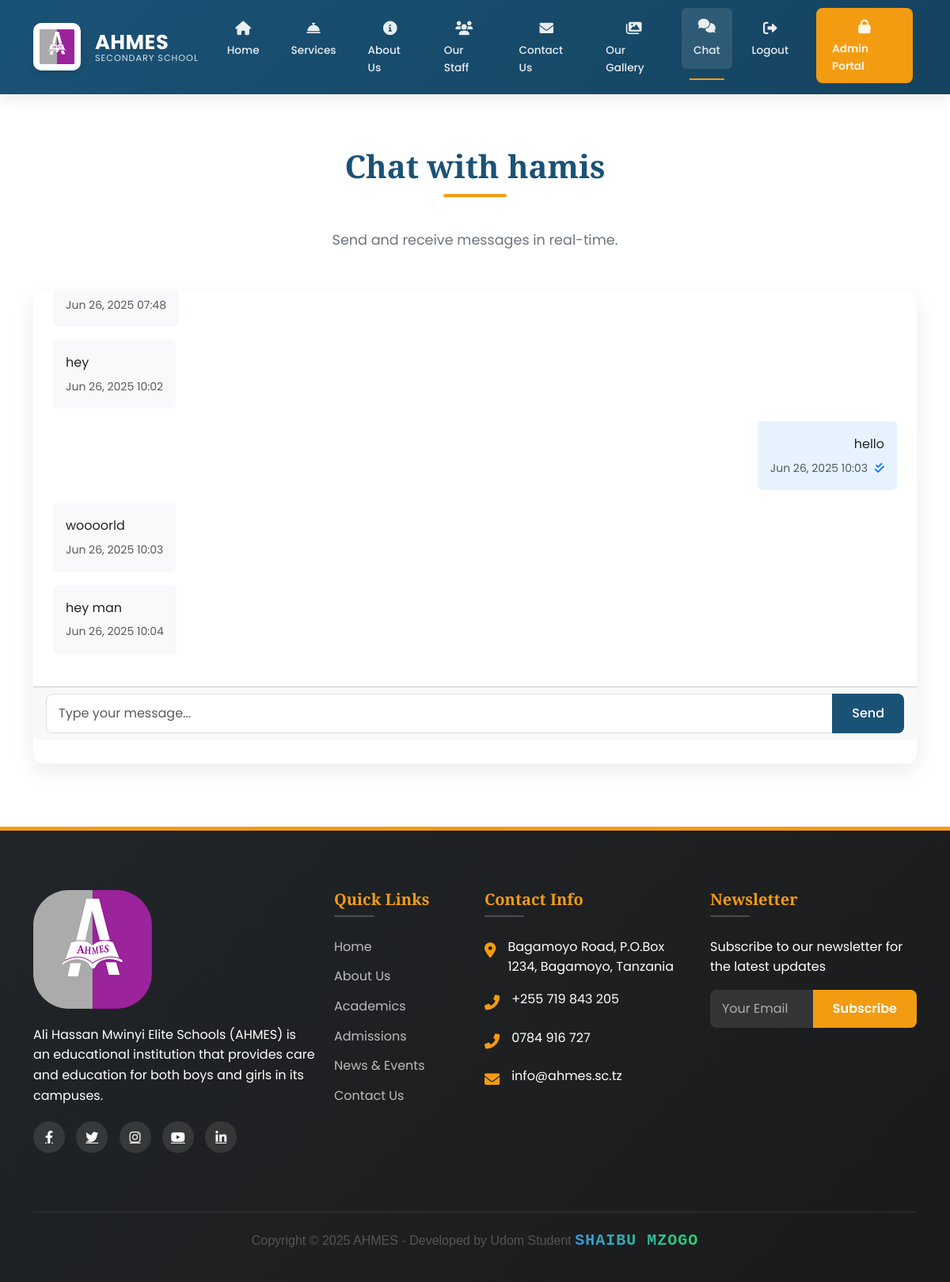
The app's page /chat/4/ (signed in) with its own data.
### main/models.py (models this page shows, shortened)
class User(AbstractUser):
    is_admin = models.BooleanField(default=False)
    is_staff_member = models.BooleanField(default=False)
    groups = models.ManyToManyField(
        Group,
        verbose_name=_('groups'),
        blank=True,
        help_text=_(
            'The groups this user belongs to. A user will get all permissions '
            'granted to each of their groups.'
        ),
        related_name="custom_user_set",
        related_query_name="user",
    )
    user_permissions = models.ManyToManyField(
        Permission,
        verbose_name=_('user permissions'),
        blank=True,
        help_text=_('Specific permissions for this user.'),
        related_name="custom_user_set",
        related_query_name="user",
    )
    class Meta:
        swappable = 'AUTH_USER_MODEL'
        db_table = 'auth_user'  # Optional: keeps the same table name as default User

class Message(models.Model):
    conversation = models.ForeignKey(Conversation, on_delete=models.CASCADE, related_name='messages')
    sender = models.ForeignKey(User, on_delete=models.CASCADE)
    content = models.TextField()
    timestamp = models.DateTimeField(auto_now_add=True)
    is_read = models.BooleanField(default=False)
    class Meta:
        ordering = ['timestamp']

### main/views.py (the view, shortened to what this page needs)
# urls.py: path('chat/<int:conversation_id>/', chat, name='chat'),
@login_required
def chat(request, conversation_id):
    conversation = get_object_or_404(
        Conversation.objects.prefetch_related('participants', 'messages__sender'),
        id=conversation_id,
        participants=request.user
    )
    unread_messages = conversation.messages.filter(
        is_read=False
    ).exclude(
        sender=request.user
    )
    if unread_messages.exists():
        unread_messages.update(is_read=True, read_at=timezone.now())
    return render(request, 'chat/chat.html', {
        'conversation': conversation,
        'form': MessageForm(),
        'other_user': conversation.participants.exclude(id=request.user.id).first(),
    })

### main/forms.py
class MessageForm(forms.ModelForm):
    class Meta:
        model = Message
        fields = ['content']
        widgets = {
            'content': forms.Textarea(attrs={
                'rows': 3,
                'placeholder': 'Type your message...'
            })
        }

### main/context_processors.py (called while the page is built)
def admin_counts(request):
    if request.user.is_authenticated and request.user.is_admin:
        return {
            'pending_comments': Comment.objects.filter(is_approved=False).count(),
            'gallery_count': Gallery.objects.count(),
        }
    return {}

### main/templates/chat/chat.html (shortened to what this page needs)
{% extends 'main/base.html' %}
{% block content %}
<section class="section">
  <div class="container">
    <h2 class="section-title">Chat with {{ other_user.username }}</h2>
    <p class="section-subtitle">Send and receive messages in real-time.</p>
    <div class="row">
      <div class="col-12">
        <div class="card" data-aos="fade-up">
          <div class="card-body" id="messageContainer" style="max-height: 500px; overflow-y: auto;">
            {% for message in conversation.messages.all %}
              <div class="mb-3 {% if message.sender == request.user %}text-end{% else %}text-start{% endif %}" id="message-{{ message.id }}" data-sender-id="{{ message.sender.id }}">
                <div class="d-inline-block p-3 rounded" style="background: {% if message.sender == request.user %}#e6f3ff{% else %}#f8f9fa{% endif %}; max-width: 70%;">
                  <p class="mb-1">{{ message.content }}</p>
                  <small class="text-muted">
                    {{ message.timestamp|date:"M d, Y H:i" }}
                    {% if message.sender == request.user %}
                      <span class="read-status" data-message-id="{{ message.id }}">
                        {% if message.is_read %}
                          <i class="fas fa-check-double text-primary" title="Read"></i>
                        {% else %}
                          <i class="fas fa-check text-muted" title="Sent"></i>
                        {% endif %}
                      </span>
                    {% endif %}
                  </small>
                </div>
              </div>
            {% endfor %}
          </div>
          <div class="card-footer">
            <form method="post" action="{% url 'chat' conversation.id %}" id="messageForm">
              <div class="input-group">
                <input type="text" name="content" class="form-control" placeholder="Type your message..." required id="messageInput">
                <button type="submit" class="btn btn-primary">Send</button>
              </div>
            </form>
          </div>
        </div>
      </div>
    </div>
  </div>
</section>
{% endblock %}
{% block extra_js %}
<link rel="stylesheet" href="https://cdnjs.cloudflare.com/ajax/libs/font-awesome/6.0.0/css/all.min.css">
{% endblock %}

### main/templates/main/base.html (style rules this page uses)
:root { --primary-color: #1a5276; --primary-dark: #154360; --secondary-color: #f39c12; --secondary-dark: #e67e22; --light-color: #f8f9fa; --dark-color: #212529; --text-color: #333; --text-light: #6c757d; --white: #ffffff; --transition: all 0.3s ease; }
body { font-family: "Poppins", sans-serif; color: var(--text-color); position: relative; padding-top: 80px; line-height: 1.6; }
h1, h2, h3, h4, h5, h6 { font-family: "Playfair Display", serif; font-weight: 600; }
.section { padding: 80px 0; position: relative; }
.section-title { color: var(--primary-color); position: relative; padding-bottom: 15px; margin-bottom: 40px; text-align: center; font-size: 2.5rem; }
.section-title::after { content: ""; position: absolute; bottom: 0; left: 50%; transform: translateX(-50%); width: 80px; height: 4px; background-color: var(--secondary-color); border-radius: 2px; }
.section-subtitle { color: var(--text-light); text-align: center; max-width: 700px; margin: 0 auto 50px; font-size: 1.1rem; }
.card { border: none; border-radius: 12px; box-shadow: 0 10px 30px rgba(0, 0, 0, 0.08); transition: var(--transition); margin-bottom: 30px; height: 100%; overflow: hidden; }
.card-body { padding: 25px; }
.btn { padding: 10px 25px; border-radius: 8px; font-weight: 500; transition: var(--transition); border: none; }
.btn-primary { background-color: var(--primary-color); border-color: var(--primary-color); }
.form-control { padding: 12px 15px; border-radius: 8px; border: 1px solid #e0e0e0; transition: var(--transition); }

### main/templates/chat/chat.html (style rules this page uses)
.read-status i { margin-left: 5px; }

### records on screen
Message: timestamp "Jun 26, 2025 07:48"
Message: content "hey", timestamp "Jun 26, 2025 10:02"
Message: content "hello", timestamp "Jun 26, 2025 10:03", is_read True (drawn)
Message: content "woooorld", timestamp "Jun 26, 2025 10:03"
Message: content "hey man", timestamp "Jun 26, 2025 10:04"

### other values on screen
{{ other_user.username }} "hamis"
